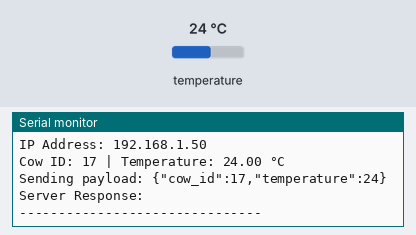
A sketch run on a simulated ESP32. Shown: the last lines printed to the serial monitor. The inputs (shaded band) are chosen by the test bench; at power-on: temperature 24 °C. WiFi joins after 1.5 s; servers stay silent unless stated; uploads are accepted with an empty reply.

Above: at 2.7 s.
2.8 s: temperature set to 12 °C
At 8.4 s:
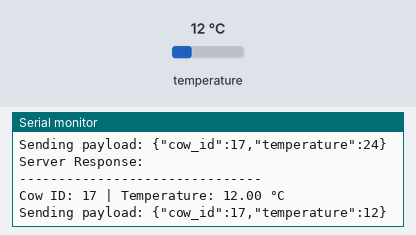
9.7 s: temperature set to 19 °C
At 15.4 s:
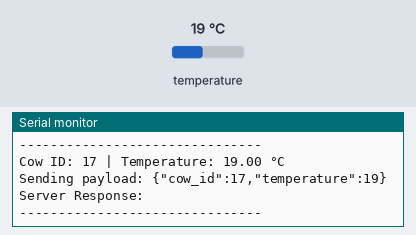
Timing chart, 0 to 16.9 s (numbered marks = the images above; inputs shaded):
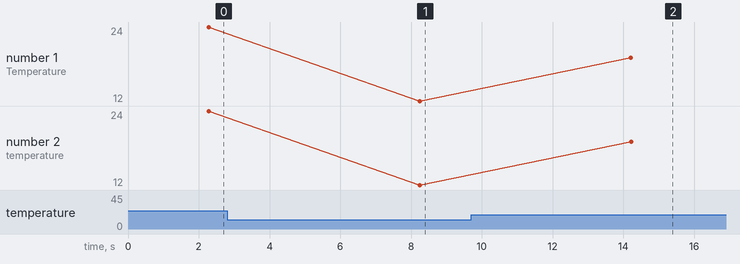

The sketch:

sensor_suhu.ino
```cpp
// === Import Library yang Dibutuhkan ===
#include <WiFi.h>                                                   // Untuk koneksi WiFi pada ESP32
#include <HTTPClient.h>                                             // Untuk mengirim data HTTP ke server (metode POST/GET)
#include <OneWire.h>                                                // Untuk komunikasi dengan sensor DS18B20 (1 wire)
#include <DallasTemperature.h>                                      // Untuk membaca data suhu dari sensor DS18B20
#include <ArduinoJson.h>                                            // Untuk membuat dan mengelola data JSON

// ===== Pengaturan WiFi =====
const char* ssid = "KOST_PUTRA";                                    // Nama jaringan WiFi yang akan dihubungkan
const char* password = "1sampai8";                                  // Password WiFi

// ===== URL Server API =====
const char* serverUrl = "http://192.168.1.27:5001/api/temperature"; // Alamat server tujuan untuk kirim data

// ===== Konfigurasi Sensor DS18B20 =====
#define ONE_WIRE_BUS 4                                              // Pin data sensor DS18B20 terhubung ke pin GPIO 4
OneWire oneWire(ONE_WIRE_BUS);                                      // Membuat objek OneWire untuk komunikasi satu jalur
DallasTemperature sensors(&oneWire);                                // Membuat objek sensor DS18B20 menggunakan jalur OneWire

// ===== Identitas Sapi =====
int cow_id = 17;                                                    // ID unik sapi (misal dari database)

// === Fungsi setup() dijalankan sekali saat board menyala ===
void setup() {
  Serial.begin(115200);                                             // Mengaktifkan komunikasi serial untuk debug
  sensors.begin();                                                  // Memulai komunikasi dengan sensor suhu DS18B20

  // ====== Proses koneksi ke WiFi ======
  Serial.println("Connecting to WiFi...");
  WiFi.begin(ssid, password);                                       // Mulai koneksi ke jaringan WiFi
  int retryCount = 0;                                               // Variabel untuk menghitung berapa kali mencoba koneksi

  // Selama WiFi belum tersambung, ulangi pengecekan
  while (WiFi.status() != WL_CONNECTED) {
    delay(500);                                                     // Tunggu 0.5 detik sebelum cek lagi
    Serial.print(".");                                              // Tampilkan titik di serial agar terlihat prosesnya
    retryCount++;                                                   // Tambah hitungan percobaan
    if (retryCount > 60) {                                          // Jika sudah 60x percobaan (~30 detik)
      Serial.println("\nFailed to connect WiFi!");                  // Tampilkan pesan gagal
      break;                                                        // Hentikan proses koneksi
    }
  }

  // Jika WiFi berhasil tersambung, tampilkan informasi
  if (WiFi.status() == WL_CONNECTED) {
    Serial.println("\nWiFi connected!");
    Serial.print("IP Address: ");
    Serial.println(WiFi.localIP());                                 // Menampilkan IP yang didapat dari router
  }
}

// === Fungsi loop() berjalan berulang-ulang ===
void loop() {
  // ===== Membaca Data Suhu dari Sensor =====
  sensors.requestTemperatures();                                    // Minta sensor untuk mengukur suhu terbaru
  float temperature = sensors.getTempCByIndex(0);                   // Ambil hasil suhu dalam Celcius dari sensor pertama (index 0)

  // ===== Cek apakah sensor terbaca dengan benar =====
  if (temperature == DEVICE_DISCONNECTED_C) {                                // Jika tidak ada respon dari sensor
    Serial.println("Error: Temperatur suhu tidak terpasang dengan benar");
    delay(2000);                                                             // Tunggu 2 detik sebelum mencoba membaca lagi
    return;                                                                  // Keluar dari loop() saat ini dan lanjut ke siklus berikutnya
  }

  // ===== Menampilkan data suhu di Serial Monitor =====
  Serial.print("Cow ID: "); Serial.print(cow_id);
  Serial.print(" | Temperature: "); Serial.print(temperature, 2);           // Menampilkan 2 angka desimal
  Serial.println(" °C");

  // ===== Jika WiFi tersambung, kirim data ke server =====
  if (WiFi.status() == WL_CONNECTED) {
    HTTPClient http;                                                        // Membuat objek HTTP untuk koneksi ke server
    http.begin(serverUrl);                                                  // Menentukan alamat server tujuan
    http.addHeader("Content-Type", "application/json");                     // Memberi tahu server bahwa data dikirim dalam format JSON

    // ===== Membuat data JSON untuk dikirim =====
    StaticJsonDocument<128> doc;                                            // Membuat dokumen JSON dengan kapasitas 128 byte
    doc["cow_id"] = cow_id;                                                 // Menambahkan data ID sapi
    doc["temperature"] = temperature;                                       // Menambahkan data suhu sapi

    // Mengubah JSON menjadi string untuk dikirim
    String payload;
    serializeJson(doc, payload);
    Serial.print("Sending payload: ");
    Serial.println(payload);                                                // Tampilkan isi JSON di Serial Monitor

    // ===== Mengirim data ke server dengan metode POST =====
    int httpResponseCode = http.POST(payload);                              // Kirim data JSON ke server

    // ===== Cek hasil respon dari server =====
    if (httpResponseCode == HTTP_CODE_OK || httpResponseCode == 201) {
      String response = http.getString();                                   // Ambil pesan balasan dari server
      Serial.print("Server Response: ");
      Serial.println(response);                                             // Tampilkan respon
    } else {
      Serial.print("Error sending POST. HTTP Code: ");
      Serial.println(httpResponseCode);                                     // Tampilkan kode error HTTP
    }
    http.end();                                                            // Tutup koneksi HTTP untuk menghemat memori

  } else {
    // Jika WiFi terputus
    Serial.println("WiFi not connected. Cannot send data.");
  }

  // ===== Pemisah dan jeda pengiriman berikutnya =====
  Serial.println("-------------------------------");
  delay(5000); // Tunggu 5 detik sebelum mengulangi pembacaan dan pengiriman lagi
}
```

Measured:
- after the input at 2.8 s, the serial monitor: prints a new line after 5.4 s (image 1)
- after the input at 9.7 s, the serial monitor: prints a new line after 4.5 s (image 2)
- plotted number 1: 24 → 12 after the input at 2.8 s, 12 → 19 after the input at 9.7 s
- plotted number 2: 24 → 12 after the input at 2.8 s, 12 → 19 after the input at 9.7 s
